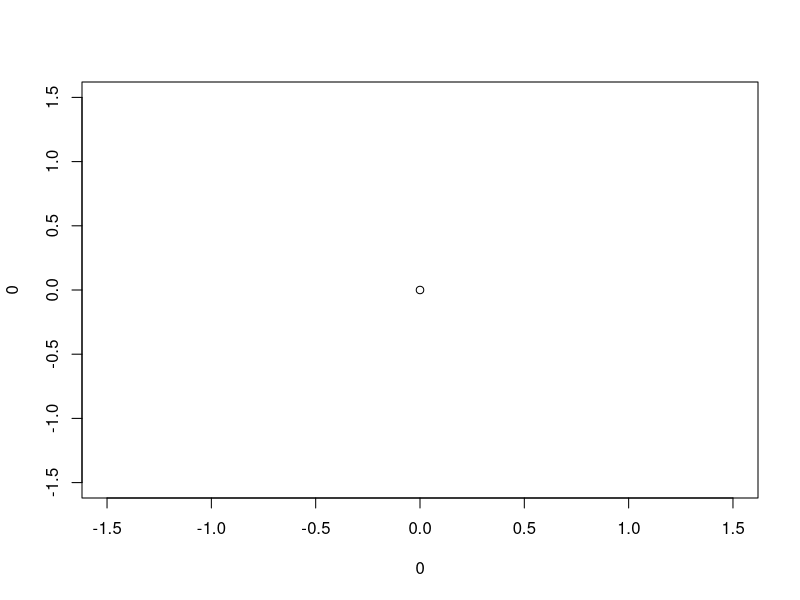

Write R code to recreate this figure. (Note: this script raises an error after producing the figure.)
plot(0,0,xlim=c(-1.5,1.5),ylim=c(-1.5,1.5))

colors <- rainbow(41)
colors[seq(1,41,by=2)] <- viridis(21)

polygon(c(0.3991413464967511,0.15472841395261785,0.19215793363058725,0.25351555451289287,0.45168384598837086,0.40864508918135806), c(-0.4346689086240503,-0.5632834514985944,-0.643083103931225,-0.6526835621298969,-0.5781381875735193,-0.4407550683559023), col=colors[1])

polygon(c(7.601634102194077e-2,4.233559011869345e-2,-3.442465242543016e-2,-0.15908854288721908,4.7664228888270876e-2), c(-0.4899172572293999,-0.2713945154263869,-0.2558980107653079,-0.5241959783912706,-0.516476327384391), col=colors[2])

polygon(c(-0.9464440626158518,-0.6270869509650413,-0.7559633864837372,-1.045311457858109), c(0.11061212314291896,-7.285410394257244e-3,-0.15200448649929962,7.199895498317169e-2), col=colors[3])

polygon(c(-0.697486454665536,-0.7559633864837372,-0.6270869509650413,-0.5092794970533016), c(-0.2276287805171648,-0.15200448649929962,-7.285410394257244e-3,4.498913093016199e-3), col=colors[4])

polygon(c(-0.8709801370081338,-0.656553242666528,-0.6227725696722426,-0.6861204406295832,-0.839614602095341), c(-0.4744286626458861,-0.41109796833752443,-0.33468191718716,-0.26399189519474164,-0.30789770634631175), col=colors[5])

polygon(c(-0.38369515549760563,-0.4505981063213999,-0.34822768946981425,-0.16638831025171782,-0.17880665754445818,-0.2244767254615738), c(-0.5137060640229781,-0.7980857941722419,-0.7638314245312107,-0.6170517169935568,-0.5466707177910393,-0.5123976756677188), col=colors[6])

polygon(c(0.883129719679896,0.6153801278246679,0.45387747824149394,0.45060225759575295,0.6215393766542334,0.7158047440266349,0.8395011935064698), c(0.40057235917988565,0.7242205176488357,0.6506884199350458,0.6475016707718786,0.4650268568459773,0.381191148277629,0.3740413143375859), col=colors[7])

polygon(c(0.19215793363058725,0.14172248336495943,0.2553851462231263,0.3573672293151088,0.25351555451289287), c(-0.643083103931225,-0.7527276224216095,-0.921488281078876,-0.7934697537822744,-0.6526835621298969), col=colors[8])

polygon(c(0.8395011935064698,0.7963825748301719,0.638839596983197,0.2805595096046681,0.27300078386895266,0.7158047440266349), c(0.3740413143375859,0.14758452242627076,-1.3170964963002019e-2,0.13599975107753062,0.1703858919629242,0.381191148277629), col=colors[9])

polygon(c(-0.4789775504289441,-0.5092794970533016,-0.697486454665536,-0.6861204406295832,-0.6227725696722426,-0.5628945666842182), c(1.8888493330166067e-2,4.498913093016199e-3,-0.2276287805171648,-0.26399189519474164,-0.33468191718716,-0.3278787855843761), col=colors[10])

polygon(c(0.5922637619142657,0.6067616411659167,1.0631508148480897,0.6230228454998379,0.45168384598837086,0.40864508918135806), c(-0.33616618055964026,-0.3434115400179679,-0.8924325678532739,-0.725555619450639,-0.5781381875735193,-0.4407550683559023), col=colors[11])

polygon(c(0.23596476615940704,0.2805595096046681,0.638839596983197,0.6456613190711071,0.5496698558139502), c(-0.1411601237177785,0.13599975107753062,-1.3170964963002019e-2,-9.13669741285251e-2,-0.20301782449191047), col=colors[12])

polygon(c(-0.2244767254615738,-0.18592767127056806,-3.442465242543016e-2,-0.15908854288721908,-0.17880665754445818), c(-0.5123976756677188,-0.19722528206159023,-0.2558980107653079,-0.5241959783912706,-0.5466707177910393), col=colors[13])

polygon(c(-0.2043840015464634,-0.2938947282836353,-0.39385757107474234,-0.4789775504289441,-0.5628945666842182,-0.4112797565106075), c(-0.18694654449479364,6.946536322805597e-2,8.65336485059755e-2,1.8888493330166067e-2,-0.3278787855843761,-0.3467415515119057), col=colors[14])

polygon(c(0.7955230772754467,0.6067616411659167,1.0631508148480897,1.1121232670433534), c(-0.21309736149114072,-0.3434115400179679,-0.8924325678532739,-0.9218467559007442), col=colors[15])

polygon(c(-0.2043840015464634,-0.18592767127056806,-0.2244767254615738,-0.38369515549760563,-0.4112797565106075), c(-0.18694654449479364,-0.19722528206159023,-0.5123976756677188,-0.5137060640229781,-0.3467415515119057), col=colors[16])

polygon(c(-0.1129832342681017,-0.2938947282836353,-0.39385757107474234,-0.5448321123359373,-0.4009893756989262,-0.3741054320113086,-0.1291475985513946), c(0.2687618786858211,6.946536322805597e-2,8.65336485059755e-2,0.22420718652880464,0.610111762638109,0.6086144937878796,0.31472731642199536), col=colors[17])

polygon(c(-0.4505981063213999,-0.6014704259431667,-0.6627734957271261,-8.156896021639883e-2,-5.996723678333344e-2,-0.34822768946981425), c(-0.7980857941722419,-0.9512457559615255,-1.0630228073976495,-0.9113726183682549,-0.8007427067103766,-0.7638314245312107), col=colors[18])

polygon(c(0.15472841395261785,7.601634102194077e-2,4.7664228888270876e-2,-5.636948636748696e-2,-2.1984467485120326e-2,3.398158097451622e-2,0.14172248336495943,0.19215793363058725), c(-0.5632834514985944,-0.4899172572293999,-0.516476327384391,-0.6387683783799702,-0.7718085545944485,-0.7829666473376755,-0.7527276224216095,-0.643083103931225), col=colors[19])

polygon(c(0.45060225759575295,0.35607042090514607,0.2875696582481745,0.6215393766542334), c(0.6475016707718786,0.6503619187730569,0.45547349385745617,0.4650268568459773), col=colors[20])

polygon(c(0.24301888375492067,0.35607042090514607,0.2875696582481745,0.21785767745192033,0.12105592613115324), c(0.7733609470492754,0.6503619187730569,0.45547349385745617,0.30855511885241443,0.5258212338423781), col=colors[21])

polygon(c(0.20576677914162717,0.27300078386895266,0.7158047440266349,0.6215393766542334,0.2875696582481745,0.21785767745192033), c(0.2375510323921788,0.1703858919629242,0.381191148277629,0.4650268568459773,0.45547349385745617,0.30855511885241443), col=colors[22])

polygon(c(0.6230228454998379,0.3573672293151088,0.25351555451289287,0.45168384598837086), c(-0.725555619450639,-0.7934697537822744,-0.6526835621298969,-0.5781381875735193), col=colors[23])

polygon(c(5.6147833566021266e-2,0.24301888375492067,0.12105592613115324,6.059858303928967e-4,4.8244544166468464e-2), c(1.0561526646714814,0.7733609470492754,0.5258212338423781,0.6202032989089367,1.0417098261635869), col=colors[24])

polygon(c(-0.16638831025171782,-5.636948636748696e-2,4.7664228888270876e-2,-0.15908854288721908,-0.17880665754445818), c(-0.6170517169935568,-0.6387683783799702,-0.516476327384391,-0.5241959783912706,-0.5466707177910393), col=colors[25])

polygon(c(0.23596476615940704,0.21302352756659704,0.3991413464967511,0.40864508918135806,0.5922637619142657,0.5496698558139502), c(-0.1411601237177785,-0.17661758155992713,-0.4346689086240503,-0.4407550683559023,-0.33616618055964026,-0.20301782449191047), col=colors[26])

polygon(c(0.5922637619142657,0.5496698558139502,0.6456613190711071,0.7968463857587107,0.7955230772754467,0.6067616411659167), c(-0.33616618055964026,-0.20301782449191047,-9.13669741285251e-2,-0.18424569838087385,-0.21309736149114072,-0.3434115400179679), col=colors[27])

polygon(c(6.059858303928967e-4,-1.4762310620450192e-2,-0.3669017751970577,4.8244544166468464e-2), c(0.6202032989089367,0.5975317985152183,0.6147729978718237,1.0417098261635869), col=colors[28])

polygon(c(-5.996723678333344e-2,-2.1984467485120326e-2,3.398158097451622e-2,0.11992286139083029,-8.156896021639883e-2), c(-0.8007427067103766,-0.7718085545944485,-0.7829666473376755,-1.191816018860182,-0.9113726183682549), col=colors[29])

polygon(c(-0.4112797565106075,-0.38369515549760563,-0.4505981063213999,-0.6014704259431667,-0.656553242666528,-0.6227725696722426,-0.5628945666842182), c(-0.3467415515119057,-0.5137060640229781,-0.7980857941722419,-0.9512457559615255,-0.41109796833752443,-0.33468191718716,-0.3278787855843761), col=colors[30])

polygon(c(0.253889060743853,0.2553851462231263,0.14172248336495943,3.398158097451622e-2,0.11992286139083029), c(-1.4658916569767642,-0.921488281078876,-0.7527276224216095,-0.7829666473376755,-1.191816018860182), col=colors[31])

polygon(c(0.21302352756659704,4.233559011869345e-2,7.601634102194077e-2,0.15472841395261785,0.3991413464967511), c(-0.17661758155992713,-0.2713945154263869,-0.4899172572293999,-0.5632834514985944,-0.4346689086240503), col=colors[32])

polygon(c(-0.7002098485812933,-0.5448321123359373,-0.39385757107474234,-0.4789775504289441,-0.5092794970533016,-0.6270869509650413,-0.9464440626158518), c(0.2609671018541453,0.22420718652880464,8.65336485059755e-2,1.8888493330166067e-2,4.498913093016199e-3,-7.285410394257244e-3,0.11061212314291896), col=colors[33])

polygon(c(0.20576677914162717,-0.1129832342681017,-0.1291475985513946,-1.4762310620450192e-2,6.059858303928967e-4,0.12105592613115324,0.21785767745192033), c(0.2375510323921788,0.2687618786858211,0.31472731642199536,0.5975317985152183,0.6202032989089367,0.5258212338423781,0.30855511885241443), col=colors[34])

polygon(c(-0.6861204406295832,-0.697486454665536,-0.7559633864837372,-1.045311457858109,-2.183273008294882,-0.839614602095341), c(-0.26399189519474164,-0.2276287805171648,-0.15200448649929962,7.199895498317169e-2,5.715824054802429e-2,-0.30789770634631175), col=colors[35])

polygon(c(-0.3741054320113086,-0.1291475985513946,-1.4762310620450192e-2,-0.3669017751970577), c(0.6086144937878796,0.31472731642199536,0.5975317985152183,0.6147729978718237), col=colors[36])

polygon(c(-0.16638831025171782,-5.636948636748696e-2,-2.1984467485120326e-2,-5.996723678333344e-2,-0.34822768946981425), c(-0.6170517169935568,-0.6387683783799702,-0.7718085545944485,-0.8007427067103766,-0.7638314245312107), col=colors[37])

polygon(c(0.9325372750398986,0.7963825748301719,0.638839596983197,0.6456613190711071,0.7968463857587107), c(-8.892603223827031e-2,0.14758452242627076,-1.3170964963002019e-2,-9.13669741285251e-2,-0.18424569838087385), col=colors[38])

polygon(c(-0.7662321161703426,-0.7002098485812933,-0.5448321123359373,-0.4009893756989262), c(0.7865752360514903,0.2609671018541453,0.22420718652880464,0.610111762638109), col=colors[39])

polygon(c(0.23596476615940704,0.21302352756659704,4.233559011869345e-2,-3.442465242543016e-2,-0.18592767127056806,-0.2043840015464634,-0.2938947282836353,-0.1129832342681017,0.20576677914162717,0.27300078386895266,0.2805595096046681), c(-0.1411601237177785,-0.17661758155992713,-0.2713945154263869,-0.2558980107653079,-0.19722528206159023,-0.18694654449479364,6.946536322805597e-2,0.2687618786858211,0.2375510323921788,0.1703858919629242,0.13599975107753062), col=colors[40])

#points(0.30156116908871344, -0.5481886273234748, pch=19, col="blue")
segments(0.3991413464967511,-0.4346689086240503,0.15472841395261785,-0.5632834514985944, col="black", lty=1, lwd=1)
segments(0.3991413464967511,-0.4346689086240503,0.40864508918135806,-0.4407550683559023, col="black", lty=1, lwd=1)
segments(0.40864508918135806,-0.4407550683559023,0.45168384598837086,-0.5781381875735193, col="black", lty=1, lwd=1)
segments(0.45168384598837086,-0.5781381875735193,0.25351555451289287,-0.6526835621298969, col="black", lty=1, lwd=1)
segments(0.15472841395261785,-0.5632834514985944,0.19215793363058725,-0.643083103931225, col="black", lty=1, lwd=1)
segments(0.19215793363058725,-0.643083103931225,0.25351555451289287,-0.6526835621298969, col="black", lty=1, lwd=1)

#points(-0.10197238579360346, -0.5051090705621706, pch=19, col="blue")
segments(7.601634102194077e-2,-0.4899172572293999,4.233559011869345e-2,-0.2713945154263869, col="black", lty=1, lwd=1)
segments(7.601634102194077e-2,-0.4899172572293999,4.7664228888270876e-2,-0.516476327384391, col="black", lty=1, lwd=1)
segments(4.7664228888270876e-2,-0.516476327384391,-0.15908854288721908,-0.5241959783912706, col="black", lty=1, lwd=1)
segments(-0.15908854288721908,-0.5241959783912706,-3.442465242543016e-2,-0.2558980107653079, col="black", lty=1, lwd=1)
segments(4.233559011869345e-2,-0.2713945154263869,-3.442465242543016e-2,-0.2558980107653079, col="black", lty=1, lwd=1)

#points(-0.6963580758262132, -3.575067747412888e-2, pch=19, col="blue")
segments(-0.9464440626158518,0.11061212314291896,-0.6270869509650413,-7.285410394257244e-3, col="black", lty=1, lwd=1)
segments(-0.9464440626158518,0.11061212314291896,-1.045311457858109,7.199895498317169e-2, col="black", lty=1, lwd=1)
segments(-1.045311457858109,7.199895498317169e-2,-0.7559633864837372,-0.15200448649929962, col="black", lty=1, lwd=1)
segments(-0.7559633864837372,-0.15200448649929962,-0.6270869509650413,-7.285410394257244e-3, col="black", lty=1, lwd=1)

#points(-0.6473664397025897, -7.937911681863344e-2, pch=19, col="blue")
segments(-0.697486454665536,-0.2276287805171648,-0.7559633864837372,-0.15200448649929962, col="black", lty=1, lwd=1)
segments(-0.697486454665536,-0.2276287805171648,-0.5092794970533016,4.498913093016199e-3, col="black", lty=1, lwd=1)
segments(-0.7559633864837372,-0.15200448649929962,-0.6270869509650413,-7.285410394257244e-3, col="black", lty=1, lwd=1)
segments(-0.5092794970533016,4.498913093016199e-3,-0.6270869509650413,-7.285410394257244e-3, col="black", lty=1, lwd=1)

#points(0.9120654964073498, -0.24037948931066458, pch=19, col="blue")
segments(0.9325372750398986,-8.892603223827031e-2,0.7968463857587107,-0.18424569838087385, col="black", lty=1, lwd=1)
segments(0.9325372750398986,-8.892603223827031e-2,1.9074662977132126,-0.31144210075750434, col="red", lty=1, lwd=1)
segments(0.7968463857587107,-0.18424569838087385,0.7955230772754467,-0.21309736149114072, col="black", lty=1, lwd=1)
segments(0.7955230772754467,-0.21309736149114072,1.1121232670433534,-0.9218467559007442, col="black", lty=1, lwd=1)
segments(1.1121232670433534,-0.9218467559007442,1.8925536639308884,-1.5470894252811735, col="red", lty=1, lwd=1)

#points(-0.8149429850529365, -0.3738991875192933, pch=19, col="blue")
segments(-0.8709801370081338,-0.4744286626458861,-0.656553242666528,-0.41109796833752443, col="black", lty=1, lwd=1)
segments(-0.8709801370081338,-0.4744286626458861,-0.839614602095341,-0.30789770634631175, col="black", lty=1, lwd=1)
segments(-0.656553242666528,-0.41109796833752443,-0.6227725696722426,-0.33468191718716, col="black", lty=1, lwd=1)
segments(-0.6227725696722426,-0.33468191718716,-0.6861204406295832,-0.26399189519474164, col="black", lty=1, lwd=1)
segments(-0.6861204406295832,-0.26399189519474164,-0.839614602095341,-0.30789770634631175, col="black", lty=1, lwd=1)

#points(-0.25482449134520513, -0.5661635288801083, pch=19, col="blue")
segments(-0.38369515549760563,-0.5137060640229781,-0.4505981063213999,-0.7980857941722419, col="black", lty=1, lwd=1)
segments(-0.38369515549760563,-0.5137060640229781,-0.2244767254615738,-0.5123976756677188, col="black", lty=1, lwd=1)
segments(-0.16638831025171782,-0.6170517169935568,-0.34822768946981425,-0.7638314245312107, col="black", lty=1, lwd=1)
segments(-0.16638831025171782,-0.6170517169935568,-0.17880665754445818,-0.5466707177910393, col="black", lty=1, lwd=1)
segments(-0.4505981063213999,-0.7980857941722419,-0.34822768946981425,-0.7638314245312107, col="black", lty=1, lwd=1)
segments(-0.2244767254615738,-0.5123976756677188,-0.17880665754445818,-0.5466707177910393, col="black", lty=1, lwd=1)

#points(0.6220316528499934, 0.6447452783418863, pch=19, col="blue")
segments(0.883129719679896,0.40057235917988565,0.6153801278246679,0.7242205176488357, col="black", lty=1, lwd=1)
segments(0.883129719679896,0.40057235917988565,0.8395011935064698,0.3740413143375859, col="black", lty=1, lwd=1)
segments(0.6153801278246679,0.7242205176488357,0.45387747824149394,0.6506884199350458, col="black", lty=1, lwd=1)
segments(0.45387747824149394,0.6506884199350458,0.45060225759575295,0.6475016707718786, col="black", lty=1, lwd=1)
segments(0.45060225759575295,0.6475016707718786,0.6215393766542334,0.4650268568459773, col="black", lty=1, lwd=1)
segments(0.6215393766542334,0.4650268568459773,0.7158047440266349,0.381191148277629, col="black", lty=1, lwd=1)
segments(0.8395011935064698,0.3740413143375859,0.7158047440266349,0.381191148277629, col="black", lty=1, lwd=1)

#points(0.2673462432618391, -0.7668601119503239, pch=19, col="blue")
segments(0.19215793363058725,-0.643083103931225,0.14172248336495943,-0.7527276224216095, col="black", lty=1, lwd=1)
segments(0.19215793363058725,-0.643083103931225,0.25351555451289287,-0.6526835621298969, col="black", lty=1, lwd=1)
segments(0.25351555451289287,-0.6526835621298969,0.3573672293151088,-0.7934697537822744, col="black", lty=1, lwd=1)
segments(0.14172248336495943,-0.7527276224216095,0.2553851462231263,-0.921488281078876, col="black", lty=1, lwd=1)
segments(0.3573672293151088,-0.7934697537822744,0.2553851462231263,-0.921488281078876, col="black", lty=1, lwd=1)

#points(-0.12292782936079656, -0.987131803496021, pch=19, col="blue")
segments(0.253889060743853,-1.4658916569767642,0.46177802437394555,-2.4440440882474768, col="red", lty=1, lwd=1)
segments(0.253889060743853,-1.4658916569767642,0.11992286139083029,-1.191816018860182, col="black", lty=1, lwd=1)
segments(-0.6627734957271261,-1.0630228073976495,-1.2415394637873192,-1.8785164948136512, col="red", lty=1, lwd=1)
segments(-0.6627734957271261,-1.0630228073976495,-8.156896021639883e-2,-0.9113726183682549, col="black", lty=1, lwd=1)
segments(0.11992286139083029,-1.191816018860182,-8.156896021639883e-2,-0.9113726183682549, col="black", lty=1, lwd=1)

#points(0.5598036009185159, 0.7814202213640575, pch=19, col="blue")
segments(0.6153801278246679,0.7242205176488357,1.1259811830366981,1.584038267184376, col="red", lty=1, lwd=1)
segments(0.6153801278246679,0.7242205176488357,0.45387747824149394,0.6506884199350458, col="black", lty=1, lwd=1)
segments(0.45387747824149394,0.6506884199350458,0.7840698306622382,1.5946020867514847, col="red", lty=1, lwd=1)

#points(0.5922899922576639, 0.1301965702521273, pch=19, col="blue")
segments(0.8395011935064698,0.3740413143375859,0.7963825748301719,0.14758452242627076, col="black", lty=1, lwd=1)
segments(0.8395011935064698,0.3740413143375859,0.7158047440266349,0.381191148277629, col="black", lty=1, lwd=1)
segments(0.7158047440266349,0.381191148277629,0.27300078386895266,0.1703858919629242, col="black", lty=1, lwd=1)
segments(0.7963825748301719,0.14758452242627076,0.638839596983197,-1.3170964963002019e-2, col="black", lty=1, lwd=1)
segments(0.638839596983197,-1.3170964963002019e-2,0.2805595096046681,0.13599975107753062, col="black", lty=1, lwd=1)
segments(0.2805595096046681,0.13599975107753062,0.27300078386895266,0.1703858919629242, col="black", lty=1, lwd=1)

#points(0.9798045814482053, 5.641166116733902e-2, pch=19, col="blue")
segments(0.9325372750398986,-8.892603223827031e-2,0.7963825748301719,0.14758452242627076, col="black", lty=1, lwd=1)
segments(0.9325372750398986,-8.892603223827031e-2,1.9074662977132126,-0.31144210075750434, col="red", lty=1, lwd=1)
segments(0.883129719679896,0.40057235917988565,1.7967727653054677,0.8070897452533838, col="red", lty=1, lwd=1)
segments(0.883129719679896,0.40057235917988565,0.8395011935064698,0.3740413143375859, col="black", lty=1, lwd=1)
segments(0.8395011935064698,0.3740413143375859,0.7963825748301719,0.14758452242627076, col="black", lty=1, lwd=1)

#points(-0.5628000014939677, -0.14794479204597605, pch=19, col="blue")
segments(-0.4789775504289441,1.8888493330166067e-2,-0.5092794970533016,4.498913093016199e-3, col="black", lty=1, lwd=1)
segments(-0.4789775504289441,1.8888493330166067e-2,-0.5628945666842182,-0.3278787855843761, col="black", lty=1, lwd=1)
segments(-0.5628945666842182,-0.3278787855843761,-0.6227725696722426,-0.33468191718716, col="black", lty=1, lwd=1)
segments(-0.6227725696722426,-0.33468191718716,-0.6861204406295832,-0.26399189519474164, col="black", lty=1, lwd=1)
segments(-0.6861204406295832,-0.26399189519474164,-0.697486454665536,-0.2276287805171648, col="black", lty=1, lwd=1)
segments(-0.697486454665536,-0.2276287805171648,-0.5092794970533016,4.498913093016199e-3, col="black", lty=1, lwd=1)

#points(0.5578855413473666, -0.4678884974081267, pch=19, col="blue")
segments(0.5922637619142657,-0.33616618055964026,0.6067616411659167,-0.3434115400179679, col="black", lty=1, lwd=1)
segments(0.5922637619142657,-0.33616618055964026,0.40864508918135806,-0.4407550683559023, col="black", lty=1, lwd=1)
segments(0.6230228454998379,-0.725555619450639,1.0631508148480897,-0.8924325678532739, col="black", lty=1, lwd=1)
segments(0.6230228454998379,-0.725555619450639,0.45168384598837086,-0.5781381875735193, col="black", lty=1, lwd=1)
segments(0.40864508918135806,-0.4407550683559023,0.45168384598837086,-0.5781381875735193, col="black", lty=1, lwd=1)
segments(0.6067616411659167,-0.3434115400179679,1.0631508148480897,-0.8924325678532739, col="black", lty=1, lwd=1)

#points(0.5042990367411716, -8.114120480020298e-2, pch=19, col="blue")
segments(0.23596476615940704,-0.1411601237177785,0.2805595096046681,0.13599975107753062, col="black", lty=1, lwd=1)
segments(0.23596476615940704,-0.1411601237177785,0.5496698558139502,-0.20301782449191047, col="black", lty=1, lwd=1)
segments(0.5496698558139502,-0.20301782449191047,0.6456613190711071,-9.13669741285251e-2, col="black", lty=1, lwd=1)
segments(0.6456613190711071,-9.13669741285251e-2,0.638839596983197,-1.3170964963002019e-2, col="black", lty=1, lwd=1)
segments(0.638839596983197,-1.3170964963002019e-2,0.2805595096046681,0.13599975107753062, col="black", lty=1, lwd=1)

#points(-0.18133351567738132, -0.46823414642354394, pch=19, col="blue")
segments(-0.2244767254615738,-0.5123976756677188,-0.18592767127056806,-0.19722528206159023, col="black", lty=1, lwd=1)
segments(-0.2244767254615738,-0.5123976756677188,-0.17880665754445818,-0.5466707177910393, col="black", lty=1, lwd=1)
segments(-0.17880665754445818,-0.5466707177910393,-0.15908854288721908,-0.5241959783912706, col="black", lty=1, lwd=1)
segments(-0.18592767127056806,-0.19722528206159023,-3.442465242543016e-2,-0.2558980107653079, col="black", lty=1, lwd=1)
segments(-0.15908854288721908,-0.5241959783912706,-3.442465242543016e-2,-0.2558980107653079, col="black", lty=1, lwd=1)

#points(-0.4807092555973189, -0.16781059506920287, pch=19, col="blue")
segments(-0.2043840015464634,-0.18694654449479364,-0.2938947282836353,6.946536322805597e-2, col="black", lty=1, lwd=1)
segments(-0.2043840015464634,-0.18694654449479364,-0.4112797565106075,-0.3467415515119057, col="black", lty=1, lwd=1)
segments(-0.4789775504289441,1.8888493330166067e-2,-0.39385757107474234,8.65336485059755e-2, col="black", lty=1, lwd=1)
segments(-0.4789775504289441,1.8888493330166067e-2,-0.5628945666842182,-0.3278787855843761, col="black", lty=1, lwd=1)
segments(-0.2938947282836353,6.946536322805597e-2,-0.39385757107474234,8.65336485059755e-2, col="black", lty=1, lwd=1)
segments(-0.4112797565106075,-0.3467415515119057,-0.5628945666842182,-0.3278787855843761, col="black", lty=1, lwd=1)

#points(0.7380735606613145, -0.3181021375552778, pch=19, col="blue")
segments(0.7955230772754467,-0.21309736149114072,0.6067616411659167,-0.3434115400179679, col="black", lty=1, lwd=1)
segments(0.7955230772754467,-0.21309736149114072,1.1121232670433534,-0.9218467559007442, col="black", lty=1, lwd=1)
segments(0.6067616411659167,-0.3434115400179679,1.0631508148480897,-0.8924325678532739, col="black", lty=1, lwd=1)
segments(1.1121232670433534,-0.9218467559007442,1.0631508148480897,-0.8924325678532739, col="black", lty=1, lwd=1)

#points(-0.25570398244390874, -0.4591378194236099, pch=19, col="blue")
segments(-0.2043840015464634,-0.18694654449479364,-0.18592767127056806,-0.19722528206159023, col="black", lty=1, lwd=1)
segments(-0.2043840015464634,-0.18694654449479364,-0.4112797565106075,-0.3467415515119057, col="black", lty=1, lwd=1)
segments(-0.4112797565106075,-0.3467415515119057,-0.38369515549760563,-0.5137060640229781, col="black", lty=1, lwd=1)
segments(-0.38369515549760563,-0.5137060640229781,-0.2244767254615738,-0.5123976756677188, col="black", lty=1, lwd=1)
segments(-0.2244767254615738,-0.5123976756677188,-0.18592767127056806,-0.19722528206159023, col="black", lty=1, lwd=1)

#points(-0.36315510980622634, 0.862295328179986, pch=19, col="blue")
segments(-0.7662321161703426,0.7865752360514903,-0.4009893756989262,0.610111762638109, col="black", lty=1, lwd=1)
segments(-0.7662321161703426,0.7865752360514903,-1.4556729740634893,1.5109172156906396, col="red", lty=1, lwd=1)
segments(5.6147833566021266e-2,1.0561526646714814,0.10922152043914107,2.054743263346281, col="red", lty=1, lwd=1)
segments(5.6147833566021266e-2,1.0561526646714814,4.8244544166468464e-2,1.0417098261635869, col="black", lty=1, lwd=1)
segments(-0.4009893756989262,0.610111762638109,-0.3741054320113086,0.6086144937878796, col="black", lty=1, lwd=1)
segments(-0.3741054320113086,0.6086144937878796,-0.3669017751970577,0.6147729978718237, col="black", lty=1, lwd=1)
segments(4.8244544166468464e-2,1.0417098261635869,-0.3669017751970577,0.6147729978718237, col="black", lty=1, lwd=1)

#points(-0.3913923517597173, 0.35528656856074936, pch=19, col="blue")
segments(-0.1129832342681017,0.2687618786858211,-0.2938947282836353,6.946536322805597e-2, col="black", lty=1, lwd=1)
segments(-0.1129832342681017,0.2687618786858211,-0.1291475985513946,0.31472731642199536, col="black", lty=1, lwd=1)
segments(-0.5448321123359373,0.22420718652880464,-0.4009893756989262,0.610111762638109, col="black", lty=1, lwd=1)
segments(-0.5448321123359373,0.22420718652880464,-0.39385757107474234,8.65336485059755e-2, col="black", lty=1, lwd=1)
segments(-0.4009893756989262,0.610111762638109,-0.3741054320113086,0.6086144937878796, col="black", lty=1, lwd=1)
segments(-0.2938947282836353,6.946536322805597e-2,-0.39385757107474234,8.65336485059755e-2, col="black", lty=1, lwd=1)
segments(-0.3741054320113086,0.6086144937878796,-0.1291475985513946,0.31472731642199536, col="black", lty=1, lwd=1)

#points(-0.15467002029308935, -0.8654787712448044, pch=19, col="blue")
segments(-0.4505981063213999,-0.7980857941722419,-0.6014704259431667,-0.9512457559615255, col="black", lty=1, lwd=1)
segments(-0.4505981063213999,-0.7980857941722419,-0.34822768946981425,-0.7638314245312107, col="black", lty=1, lwd=1)
segments(-0.34822768946981425,-0.7638314245312107,-5.996723678333344e-2,-0.8007427067103766, col="black", lty=1, lwd=1)
segments(-0.6627734957271261,-1.0630228073976495,-0.6014704259431667,-0.9512457559615255, col="black", lty=1, lwd=1)
segments(-0.6627734957271261,-1.0630228073976495,-8.156896021639883e-2,-0.9113726183682549, col="black", lty=1, lwd=1)
segments(-5.996723678333344e-2,-0.8007427067103766,-8.156896021639883e-2,-0.9113726183682549, col="black", lty=1, lwd=1)

#points(4.924536278635384e-2, -0.6665357522690358, pch=19, col="blue")
segments(0.15472841395261785,-0.5632834514985944,7.601634102194077e-2,-0.4899172572293999, col="black", lty=1, lwd=1)
segments(0.15472841395261785,-0.5632834514985944,0.19215793363058725,-0.643083103931225, col="black", lty=1, lwd=1)
segments(-5.636948636748696e-2,-0.6387683783799702,-2.1984467485120326e-2,-0.7718085545944485, col="black", lty=1, lwd=1)
segments(-5.636948636748696e-2,-0.6387683783799702,4.7664228888270876e-2,-0.516476327384391, col="black", lty=1, lwd=1)
segments(0.19215793363058725,-0.643083103931225,0.14172248336495943,-0.7527276224216095, col="black", lty=1, lwd=1)
segments(0.14172248336495943,-0.7527276224216095,3.398158097451622e-2,-0.7829666473376755, col="black", lty=1, lwd=1)
segments(7.601634102194077e-2,-0.4899172572293999,4.7664228888270876e-2,-0.516476327384391, col="black", lty=1, lwd=1)
segments(3.398158097451622e-2,-0.7829666473376755,-2.1984467485120326e-2,-0.7718085545944485, col="black", lty=1, lwd=1)

#points(0.44217152699471357, 0.4762575233156942, pch=19, col="blue")
segments(0.45060225759575295,0.6475016707718786,0.35607042090514607,0.6503619187730569, col="black", lty=1, lwd=1)
segments(0.45060225759575295,0.6475016707718786,0.6215393766542334,0.4650268568459773, col="black", lty=1, lwd=1)
segments(0.6215393766542334,0.4650268568459773,0.2875696582481745,0.45547349385745617, col="black", lty=1, lwd=1)
segments(0.35607042090514607,0.6503619187730569,0.2875696582481745,0.45547349385745617, col="black", lty=1, lwd=1)

#points(0.179971452044621, 0.5684174610368526, pch=19, col="blue")
segments(0.24301888375492067,0.7733609470492754,0.35607042090514607,0.6503619187730569, col="black", lty=1, lwd=1)
segments(0.24301888375492067,0.7733609470492754,0.12105592613115324,0.5258212338423781, col="black", lty=1, lwd=1)
segments(0.12105592613115324,0.5258212338423781,0.21785767745192033,0.30855511885241443, col="black", lty=1, lwd=1)
segments(0.21785767745192033,0.30855511885241443,0.2875696582481745,0.45547349385745617, col="black", lty=1, lwd=1)
segments(0.35607042090514607,0.6503619187730569,0.2875696582481745,0.45547349385745617, col="black", lty=1, lwd=1)

#points(0.44310682264555873, 0.443561139276431, pch=19, col="blue")
segments(0.20576677914162717,0.2375510323921788,0.27300078386895266,0.1703858919629242, col="black", lty=1, lwd=1)
segments(0.20576677914162717,0.2375510323921788,0.21785767745192033,0.30855511885241443, col="black", lty=1, lwd=1)
segments(0.21785767745192033,0.30855511885241443,0.2875696582481745,0.45547349385745617, col="black", lty=1, lwd=1)
segments(0.6215393766542334,0.4650268568459773,0.2875696582481745,0.45547349385745617, col="black", lty=1, lwd=1)
segments(0.6215393766542334,0.4650268568459773,0.7158047440266349,0.381191148277629, col="black", lty=1, lwd=1)
segments(0.7158047440266349,0.381191148277629,0.27300078386895266,0.1703858919629242, col="black", lty=1, lwd=1)

#points(0.3585199177265753, -0.6996053714114637, pch=19, col="blue")
segments(0.6230228454998379,-0.725555619450639,0.3573672293151088,-0.7934697537822744, col="black", lty=1, lwd=1)
segments(0.6230228454998379,-0.725555619450639,0.45168384598837086,-0.5781381875735193, col="black", lty=1, lwd=1)
segments(0.45168384598837086,-0.5781381875735193,0.25351555451289287,-0.6526835621298969, col="black", lty=1, lwd=1)
segments(0.25351555451289287,-0.6526835621298969,0.3573672293151088,-0.7934697537822744, col="black", lty=1, lwd=1)

#points(0.11893226798761375, 0.5984915017719321, pch=19, col="blue")
segments(5.6147833566021266e-2,1.0561526646714814,0.24301888375492067,0.7733609470492754, col="black", lty=1, lwd=1)
segments(5.6147833566021266e-2,1.0561526646714814,4.8244544166468464e-2,1.0417098261635869, col="black", lty=1, lwd=1)
segments(0.24301888375492067,0.7733609470492754,0.12105592613115324,0.5258212338423781, col="black", lty=1, lwd=1)
segments(0.12105592613115324,0.5258212338423781,6.059858303928967e-4,0.6202032989089367, col="black", lty=1, lwd=1)
segments(6.059858303928967e-4,0.6202032989089367,4.8244544166468464e-2,1.0417098261635869, col="black", lty=1, lwd=1)

#points(-0.8866063090364511, -0.3604016460392084, pch=19, col="blue")
segments(-0.8709801370081338,-0.4744286626458861,-1.6908912450459994,-1.0469195140279144, col="red", lty=1, lwd=1)
segments(-0.8709801370081338,-0.4744286626458861,-0.839614602095341,-0.30789770634631175, col="black", lty=1, lwd=1)
segments(-0.839614602095341,-0.30789770634631175,-2.183273008294882,5.715824054802429e-2, col="black", lty=1, lwd=1)
segments(-2.183273008294882,5.715824054802429e-2,-3.1827214727792597,9.03661739347868e-2, col="red", lty=1, lwd=1)

#points(-0.10070808073574483, -0.5389705203672313, pch=19, col="blue")
segments(-0.16638831025171782,-0.6170517169935568,-5.636948636748696e-2,-0.6387683783799702, col="black", lty=1, lwd=1)
segments(-0.16638831025171782,-0.6170517169935568,-0.17880665754445818,-0.5466707177910393, col="black", lty=1, lwd=1)
segments(-5.636948636748696e-2,-0.6387683783799702,4.7664228888270876e-2,-0.516476327384391, col="black", lty=1, lwd=1)
segments(-0.17880665754445818,-0.5466707177910393,-0.15908854288721908,-0.5241959783912706, col="black", lty=1, lwd=1)
segments(4.7664228888270876e-2,-0.516476327384391,-0.15908854288721908,-0.5241959783912706, col="black", lty=1, lwd=1)

#points(0.4614297486863104, -0.2985484747823516, pch=19, col="blue")
segments(0.23596476615940704,-0.1411601237177785,0.21302352756659704,-0.17661758155992713, col="black", lty=1, lwd=1)
segments(0.23596476615940704,-0.1411601237177785,0.5496698558139502,-0.20301782449191047, col="black", lty=1, lwd=1)
segments(0.21302352756659704,-0.17661758155992713,0.3991413464967511,-0.4346689086240503, col="black", lty=1, lwd=1)
segments(0.5922637619142657,-0.33616618055964026,0.5496698558139502,-0.20301782449191047, col="black", lty=1, lwd=1)
segments(0.5922637619142657,-0.33616618055964026,0.40864508918135806,-0.4407550683559023, col="black", lty=1, lwd=1)
segments(0.3991413464967511,-0.4346689086240503,0.40864508918135806,-0.4407550683559023, col="black", lty=1, lwd=1)

#points(0.6769725787735703, -0.22959673300746325, pch=19, col="blue")
segments(0.5922637619142657,-0.33616618055964026,0.5496698558139502,-0.20301782449191047, col="black", lty=1, lwd=1)
segments(0.5922637619142657,-0.33616618055964026,0.6067616411659167,-0.3434115400179679, col="black", lty=1, lwd=1)
segments(0.7968463857587107,-0.18424569838087385,0.6456613190711071,-9.13669741285251e-2, col="black", lty=1, lwd=1)
segments(0.7968463857587107,-0.18424569838087385,0.7955230772754467,-0.21309736149114072, col="black", lty=1, lwd=1)
segments(0.5496698558139502,-0.20301782449191047,0.6456613190711071,-9.13669741285251e-2, col="black", lty=1, lwd=1)
segments(0.7955230772754467,-0.21309736149114072,0.6067616411659167,-0.3434115400179679, col="black", lty=1, lwd=1)

#points(-0.11958137479193344, 0.6254482517883768, pch=19, col="blue")
segments(6.059858303928967e-4,0.6202032989089367,-1.4762310620450192e-2,0.5975317985152183, col="black", lty=1, lwd=1)
segments(6.059858303928967e-4,0.6202032989089367,4.8244544166468464e-2,1.0417098261635869, col="black", lty=1, lwd=1)
segments(-1.4762310620450192e-2,0.5975317985152183,-0.3669017751970577,0.6147729978718237, col="black", lty=1, lwd=1)
segments(4.8244544166468464e-2,1.0417098261635869,-0.3669017751970577,0.6147729978718237, col="black", lty=1, lwd=1)

#points(3.426921569196056e-3, -0.8963489614360781, pch=19, col="blue")
segments(-5.996723678333344e-2,-0.8007427067103766,-2.1984467485120326e-2,-0.7718085545944485, col="black", lty=1, lwd=1)
segments(-5.996723678333344e-2,-0.8007427067103766,-8.156896021639883e-2,-0.9113726183682549, col="black", lty=1, lwd=1)
segments(3.398158097451622e-2,-0.7829666473376755,0.11992286139083029,-1.191816018860182, col="black", lty=1, lwd=1)
segments(3.398158097451622e-2,-0.7829666473376755,-2.1984467485120326e-2,-0.7718085545944485, col="black", lty=1, lwd=1)
segments(0.11992286139083029,-1.191816018860182,-8.156896021639883e-2,-0.9113726183682549, col="black", lty=1, lwd=1)

#points(-0.5224365276093428, -0.5032053324832073, pch=19, col="blue")
segments(-0.4112797565106075,-0.3467415515119057,-0.38369515549760563,-0.5137060640229781, col="black", lty=1, lwd=1)
segments(-0.4112797565106075,-0.3467415515119057,-0.5628945666842182,-0.3278787855843761, col="black", lty=1, lwd=1)
segments(-0.38369515549760563,-0.5137060640229781,-0.4505981063213999,-0.7980857941722419, col="black", lty=1, lwd=1)
segments(-0.656553242666528,-0.41109796833752443,-0.6014704259431667,-0.9512457559615255, col="black", lty=1, lwd=1)
segments(-0.656553242666528,-0.41109796833752443,-0.6227725696722426,-0.33468191718716, col="black", lty=1, lwd=1)
segments(-0.5628945666842182,-0.3278787855843761,-0.6227725696722426,-0.33468191718716, col="black", lty=1, lwd=1)
segments(-0.4505981063213999,-0.7980857941722419,-0.6014704259431667,-0.9512457559615255, col="black", lty=1, lwd=1)

#points(0.10759989376293698, -0.8744515115714393, pch=19, col="blue")
segments(0.253889060743853,-1.4658916569767642,0.2553851462231263,-0.921488281078876, col="black", lty=1, lwd=1)
segments(0.253889060743853,-1.4658916569767642,0.11992286139083029,-1.191816018860182, col="black", lty=1, lwd=1)
segments(0.14172248336495943,-0.7527276224216095,3.398158097451622e-2,-0.7829666473376755, col="black", lty=1, lwd=1)
segments(0.14172248336495943,-0.7527276224216095,0.2553851462231263,-0.921488281078876, col="black", lty=1, lwd=1)
segments(3.398158097451622e-2,-0.7829666473376755,0.11992286139083029,-1.191816018860182, col="black", lty=1, lwd=1)

#points(0.4034266898696347, -0.8752644789291549, pch=19, col="blue")
segments(0.6230228454998379,-0.725555619450639,0.3573672293151088,-0.7934697537822744, col="black", lty=1, lwd=1)
segments(0.6230228454998379,-0.725555619450639,1.0631508148480897,-0.8924325678532739, col="black", lty=1, lwd=1)
segments(0.253889060743853,-1.4658916569767642,0.2553851462231263,-0.921488281078876, col="black", lty=1, lwd=1)
segments(0.253889060743853,-1.4658916569767642,0.46177802437394555,-2.4440440882474768, col="red", lty=1, lwd=1)
segments(1.1121232670433534,-0.9218467559007442,1.0631508148480897,-0.8924325678532739, col="black", lty=1, lwd=1)
segments(1.1121232670433534,-0.9218467559007442,1.8925536639308884,-1.5470894252811735, col="red", lty=1, lwd=1)
segments(0.3573672293151088,-0.7934697537822744,0.2553851462231263,-0.921488281078876, col="black", lty=1, lwd=1)

#points(-0.8617488448302184, 0.38772543981546204, pch=19, col="blue")
segments(-0.7662321161703426,0.7865752360514903,-0.7002098485812933,0.2609671018541453, col="black", lty=1, lwd=1)
segments(-0.7662321161703426,0.7865752360514903,-1.4556729740634893,1.5109172156906396, col="red", lty=1, lwd=1)
segments(-0.7002098485812933,0.2609671018541453,-0.9464440626158518,0.11061212314291896, col="black", lty=1, lwd=1)
segments(-0.9464440626158518,0.11061212314291896,-1.045311457858109,7.199895498317169e-2, col="black", lty=1, lwd=1)
segments(-2.183273008294882,5.715824054802429e-2,-1.045311457858109,7.199895498317169e-2, col="black", lty=1, lwd=1)
segments(-2.183273008294882,5.715824054802429e-2,-3.1827214727792597,9.03661739347868e-2, col="red", lty=1, lwd=1)

#points(-0.7693168358867608, -0.528381521454138, pch=19, col="blue")
segments(-0.8709801370081338,-0.4744286626458861,-1.6908912450459994,-1.0469195140279144, col="red", lty=1, lwd=1)
segments(-0.8709801370081338,-0.4744286626458861,-0.656553242666528,-0.41109796833752443, col="black", lty=1, lwd=1)
segments(-0.656553242666528,-0.41109796833752443,-0.6014704259431667,-0.9512457559615255, col="black", lty=1, lwd=1)
segments(-0.6627734957271261,-1.0630228073976495,-0.6014704259431667,-0.9512457559615255, col="black", lty=1, lwd=1)
segments(-0.6627734957271261,-1.0630228073976495,-1.2415394637873192,-1.8785164948136512, col="red", lty=1, lwd=1)

#points(0.25031909672461367, -0.45081064116241565, pch=19, col="blue")
segments(0.21302352756659704,-0.17661758155992713,4.233559011869345e-2,-0.2713945154263869, col="black", lty=1, lwd=1)
segments(0.21302352756659704,-0.17661758155992713,0.3991413464967511,-0.4346689086240503, col="black", lty=1, lwd=1)
segments(0.3991413464967511,-0.4346689086240503,0.15472841395261785,-0.5632834514985944, col="black", lty=1, lwd=1)
segments(0.15472841395261785,-0.5632834514985944,7.601634102194077e-2,-0.4899172572293999, col="black", lty=1, lwd=1)
segments(7.601634102194077e-2,-0.4899172572293999,4.233559011869345e-2,-0.2713945154263869, col="black", lty=1, lwd=1)

#points(0.6922016282845362, 0.7027959169488497, pch=19, col="blue")
segments(0.883129719679896,0.40057235917988565,1.7967727653054677,0.8070897452533838, col="red", lty=1, lwd=1)
segments(0.883129719679896,0.40057235917988565,0.6153801278246679,0.7242205176488357, col="black", lty=1, lwd=1)
segments(0.6153801278246679,0.7242205176488357,1.1259811830366981,1.584038267184376, col="red", lty=1, lwd=1)

#points(-0.6612448556431274, 5.9362903293812e-2, pch=19, col="blue")
segments(-0.7002098485812933,0.2609671018541453,-0.5448321123359373,0.22420718652880464, col="black", lty=1, lwd=1)
segments(-0.7002098485812933,0.2609671018541453,-0.9464440626158518,0.11061212314291896, col="black", lty=1, lwd=1)
segments(-0.4789775504289441,1.8888493330166067e-2,-0.39385757107474234,8.65336485059755e-2, col="black", lty=1, lwd=1)
segments(-0.4789775504289441,1.8888493330166067e-2,-0.5092794970533016,4.498913093016199e-3, col="black", lty=1, lwd=1)
segments(-0.5448321123359373,0.22420718652880464,-0.39385757107474234,8.65336485059755e-2, col="black", lty=1, lwd=1)
segments(-0.9464440626158518,0.11061212314291896,-0.6270869509650413,-7.285410394257244e-3, col="black", lty=1, lwd=1)
segments(-0.5092794970533016,4.498913093016199e-3,-0.6270869509650413,-7.285410394257244e-3, col="black", lty=1, lwd=1)

#points(4.998664584899153e-2, 0.5105034283520565, pch=19, col="blue")
segments(0.20576677914162717,0.2375510323921788,-0.1129832342681017,0.2687618786858211, col="black", lty=1, lwd=1)
segments(0.20576677914162717,0.2375510323921788,0.21785767745192033,0.30855511885241443, col="black", lty=1, lwd=1)
segments(-0.1129832342681017,0.2687618786858211,-0.1291475985513946,0.31472731642199536, col="black", lty=1, lwd=1)
segments(0.12105592613115324,0.5258212338423781,6.059858303928967e-4,0.6202032989089367, col="black", lty=1, lwd=1)
segments(0.12105592613115324,0.5258212338423781,0.21785767745192033,0.30855511885241443, col="black", lty=1, lwd=1)
segments(-0.1291475985513946,0.31472731642199536,-1.4762310620450192e-2,0.5975317985152183, col="black", lty=1, lwd=1)
segments(6.059858303928967e-4,0.6202032989089367,-1.4762310620450192e-2,0.5975317985152183, col="black", lty=1, lwd=1)

#points(-0.8535775877007326, -0.23883310443260977, pch=19, col="blue")
segments(-0.6861204406295832,-0.26399189519474164,-0.697486454665536,-0.2276287805171648, col="black", lty=1, lwd=1)
segments(-0.6861204406295832,-0.26399189519474164,-0.839614602095341,-0.30789770634631175, col="black", lty=1, lwd=1)
segments(-0.839614602095341,-0.30789770634631175,-2.183273008294882,5.715824054802429e-2, col="black", lty=1, lwd=1)
segments(-2.183273008294882,5.715824054802429e-2,-1.045311457858109,7.199895498317169e-2, col="black", lty=1, lwd=1)
segments(-1.045311457858109,7.199895498317169e-2,-0.7559633864837372,-0.15200448649929962, col="black", lty=1, lwd=1)
segments(-0.697486454665536,-0.2276287805171648,-0.7559633864837372,-0.15200448649929962, col="black", lty=1, lwd=1)

#points(0.45254013299021695, 0.8189422724256825, pch=19, col="blue")
segments(5.6147833566021266e-2,1.0561526646714814,0.24301888375492067,0.7733609470492754, col="black", lty=1, lwd=1)
segments(5.6147833566021266e-2,1.0561526646714814,0.10922152043914107,2.054743263346281, col="red", lty=1, lwd=1)
segments(0.24301888375492067,0.7733609470492754,0.35607042090514607,0.6503619187730569, col="black", lty=1, lwd=1)
segments(0.45387747824149394,0.6506884199350458,0.7840698306622382,1.5946020867514847, col="red", lty=1, lwd=1)
segments(0.45387747824149394,0.6506884199350458,0.45060225759575295,0.6475016707718786, col="black", lty=1, lwd=1)
segments(0.45060225759575295,0.6475016707718786,0.35607042090514607,0.6503619187730569, col="black", lty=1, lwd=1)

#points(-0.12180714380074142, 0.5799884731023558, pch=19, col="blue")
segments(-0.3741054320113086,0.6086144937878796,-0.1291475985513946,0.31472731642199536, col="black", lty=1, lwd=1)
segments(-0.3741054320113086,0.6086144937878796,-0.3669017751970577,0.6147729978718237, col="black", lty=1, lwd=1)
segments(-0.1291475985513946,0.31472731642199536,-1.4762310620450192e-2,0.5975317985152183, col="black", lty=1, lwd=1)
segments(-1.4762310620450192e-2,0.5975317985152183,-0.3669017751970577,0.6147729978718237, col="black", lty=1, lwd=1)

#points(-0.1353033021180848, -0.7142334441093153, pch=19, col="blue")
segments(-0.16638831025171782,-0.6170517169935568,-5.636948636748696e-2,-0.6387683783799702, col="black", lty=1, lwd=1)
segments(-0.16638831025171782,-0.6170517169935568,-0.34822768946981425,-0.7638314245312107, col="black", lty=1, lwd=1)
segments(-5.636948636748696e-2,-0.6387683783799702,-2.1984467485120326e-2,-0.7718085545944485, col="black", lty=1, lwd=1)
segments(-0.34822768946981425,-0.7638314245312107,-5.996723678333344e-2,-0.8007427067103766, col="black", lty=1, lwd=1)
segments(-5.996723678333344e-2,-0.8007427067103766,-2.1984467485120326e-2,-0.7718085545944485, col="black", lty=1, lwd=1)

#points(0.7831174593905206, -5.681743415511575e-2, pch=19, col="blue")
segments(0.9325372750398986,-8.892603223827031e-2,0.7963825748301719,0.14758452242627076, col="black", lty=1, lwd=1)
segments(0.9325372750398986,-8.892603223827031e-2,0.7968463857587107,-0.18424569838087385, col="black", lty=1, lwd=1)
segments(0.7968463857587107,-0.18424569838087385,0.6456613190711071,-9.13669741285251e-2, col="black", lty=1, lwd=1)
segments(0.6456613190711071,-9.13669741285251e-2,0.638839596983197,-1.3170964963002019e-2, col="black", lty=1, lwd=1)
segments(0.7963825748301719,0.14758452242627076,0.638839596983197,-1.3170964963002019e-2, col="black", lty=1, lwd=1)

#points(-0.5750391411394167, 0.42373938926918936, pch=19, col="blue")
segments(-0.7662321161703426,0.7865752360514903,-0.7002098485812933,0.2609671018541453, col="black", lty=1, lwd=1)
segments(-0.7662321161703426,0.7865752360514903,-0.4009893756989262,0.610111762638109, col="black", lty=1, lwd=1)
segments(-0.7002098485812933,0.2609671018541453,-0.5448321123359373,0.22420718652880464, col="black", lty=1, lwd=1)
segments(-0.5448321123359373,0.22420718652880464,-0.4009893756989262,0.610111762638109, col="black", lty=1, lwd=1)

#points(0.0, 0.0, pch=19, col="blue")
segments(0.23596476615940704,-0.1411601237177785,0.21302352756659704,-0.17661758155992713, col="black", lty=1, lwd=1)
segments(0.23596476615940704,-0.1411601237177785,0.2805595096046681,0.13599975107753062, col="black", lty=1, lwd=1)
segments(0.21302352756659704,-0.17661758155992713,4.233559011869345e-2,-0.2713945154263869, col="black", lty=1, lwd=1)
segments(0.20576677914162717,0.2375510323921788,-0.1129832342681017,0.2687618786858211, col="black", lty=1, lwd=1)
segments(0.20576677914162717,0.2375510323921788,0.27300078386895266,0.1703858919629242, col="black", lty=1, lwd=1)
segments(-0.2043840015464634,-0.18694654449479364,-0.18592767127056806,-0.19722528206159023, col="black", lty=1, lwd=1)
segments(-0.2043840015464634,-0.18694654449479364,-0.2938947282836353,6.946536322805597e-2, col="black", lty=1, lwd=1)
segments(-0.1129832342681017,0.2687618786858211,-0.2938947282836353,6.946536322805597e-2, col="black", lty=1, lwd=1)
segments(0.2805595096046681,0.13599975107753062,0.27300078386895266,0.1703858919629242, col="black", lty=1, lwd=1)
segments(-0.18592767127056806,-0.19722528206159023,-3.442465242543016e-2,-0.2558980107653079, col="black", lty=1, lwd=1)
segments(4.233559011869345e-2,-0.2713945154263869,-3.442465242543016e-2,-0.2558980107653079, col="black", lty=1, lwd=1)
